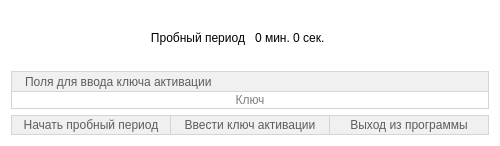
<?xml version="1.0" encoding="UTF-8"?>
<ui version="4.0">
 <class>Form</class>
 <widget class="QWidget" name="Form">
  <property name="geometry">
   <rect>
    <x>0</x>
    <y>0</y>
    <width>500</width>
    <height>146</height>
   </rect>
  </property>
  <property name="sizePolicy">
   <sizepolicy hsizetype="Maximum" vsizetype="Maximum">
    <horstretch>0</horstretch>
    <verstretch>0</verstretch>
   </sizepolicy>
  </property>
  <property name="minimumSize">
   <size>
    <width>500</width>
    <height>146</height>
   </size>
  </property>
  <property name="maximumSize">
   <size>
    <width>500</width>
    <height>146</height>
   </size>
  </property>
  <property name="windowTitle">
   <string>Form</string>
  </property>
  <property name="styleSheet">
   <string notr="true">background-color: rgb(255, 255, 255);</string>
  </property>
  <layout class="QVBoxLayout" name="verticalLayout_2">
   <item>
    <spacer name="verticalSpacer">
     <property name="orientation">
      <enum>Qt::Vertical</enum>
     </property>
     <property name="sizeHint" stdset="0">
      <size>
       <width>20</width>
       <height>40</height>
      </size>
     </property>
    </spacer>
   </item>
   <item>
    <widget class="QWidget" name="widgetTime" native="true">
     <property name="styleSheet">
      <string notr="true">QWidget {
font: 25 16pt &quot;Segoe UI&quot;;
}</string>
     </property>
     <layout class="QHBoxLayout" name="horizontalLayout">
      <property name="spacing">
       <number>10</number>
      </property>
      <property name="leftMargin">
       <number>0</number>
      </property>
      <property name="topMargin">
       <number>0</number>
      </property>
      <property name="rightMargin">
       <number>0</number>
      </property>
      <property name="bottomMargin">
       <number>0</number>
      </property>
      <item>
       <widget class="QLabel" name="label_2">
        <property name="styleSheet">
         <string notr="true"/>
        </property>
        <property name="text">
         <string>Пробный период</string>
        </property>
        <property name="alignment">
         <set>Qt::AlignRight|Qt::AlignTrailing|Qt::AlignVCenter</set>
        </property>
       </widget>
      </item>
      <item>
       <widget class="QLabel" name="label_time">
        <property name="styleSheet">
         <string notr="true"/>
        </property>
        <property name="text">
         <string>0 мин. 0 сек.</string>
        </property>
       </widget>
      </item>
     </layout>
    </widget>
   </item>
   <item>
    <spacer name="verticalSpacer_2">
     <property name="orientation">
      <enum>Qt::Vertical</enum>
     </property>
     <property name="sizeHint" stdset="0">
      <size>
       <width>20</width>
       <height>40</height>
      </size>
     </property>
    </spacer>
   </item>
   <item>
    <widget class="QWidget" name="widgetKey" native="true">
     <property name="styleSheet">
      <string notr="true">QWidget {
border-style: solid;
border-color:  rgb(213, 213, 213)
}</string>
     </property>
     <layout class="QVBoxLayout" name="verticalLayout">
      <property name="spacing">
       <number>0</number>
      </property>
      <property name="leftMargin">
       <number>0</number>
      </property>
      <property name="topMargin">
       <number>0</number>
      </property>
      <property name="rightMargin">
       <number>0</number>
      </property>
      <property name="bottomMargin">
       <number>0</number>
      </property>
      <item>
       <widget class="QLabel" name="label_3">
        <property name="sizePolicy">
         <sizepolicy hsizetype="Preferred" vsizetype="Fixed">
          <horstretch>0</horstretch>
          <verstretch>0</verstretch>
         </sizepolicy>
        </property>
        <property name="minimumSize">
         <size>
          <width>0</width>
          <height>20</height>
         </size>
        </property>
        <property name="styleSheet">
         <string notr="true">QLabel {
background-color: rgb(240, 240, 240);
border-top-width: 1;
border-left-width: 1;
border-right-width: 1;
color: rgb(93, 93, 93);
padding-left: 10px;
}</string>
        </property>
        <property name="text">
         <string>Поля для ввода ключа активации</string>
        </property>
       </widget>
      </item>
      <item>
       <widget class="QLineEdit" name="lineEditKey">
        <property name="styleSheet">
         <string notr="true">QLineEdit {
	border-top-width: 1;
	border-bottom-width: 1;
	border-left-width: 1;
	border-right-width: 1;
	font: 25 16pt &quot;Segoe UI&quot;;
}</string>
        </property>
        <property name="inputMask">
         <string/>
        </property>
        <property name="text">
         <string/>
        </property>
        <property name="maxLength">
         <number>32767</number>
        </property>
        <property name="frame">
         <bool>true</bool>
        </property>
        <property name="echoMode">
         <enum>QLineEdit::Normal</enum>
        </property>
        <property name="alignment">
         <set>Qt::AlignCenter</set>
        </property>
        <property name="placeholderText">
         <string>Ключ</string>
        </property>
       </widget>
      </item>
     </layout>
    </widget>
   </item>
   <item>
    <widget class="QWidget" name="" native="true">
     <property name="minimumSize">
      <size>
       <width>0</width>
       <height>20</height>
      </size>
     </property>
     <property name="maximumSize">
      <size>
       <width>16777215</width>
       <height>20</height>
      </size>
     </property>
     <property name="styleSheet">
      <string notr="true">QWidget {
border-style: solid;
border-color:  rgb(213, 213, 213)
}</string>
     </property>
     <layout class="QHBoxLayout" name="horizontalLayout_2">
      <property name="spacing">
       <number>0</number>
      </property>
      <property name="leftMargin">
       <number>0</number>
      </property>
      <property name="topMargin">
       <number>0</number>
      </property>
      <property name="rightMargin">
       <number>0</number>
      </property>
      <property name="bottomMargin">
       <number>0</number>
      </property>
      <item>
       <widget class="QPushButton" name="pushFree">
        <property name="sizePolicy">
         <sizepolicy hsizetype="Minimum" vsizetype="Expanding">
          <horstretch>0</horstretch>
          <verstretch>0</verstretch>
         </sizepolicy>
        </property>
        <property name="styleSheet">
         <string notr="true">QPushButton {
background-color: rgb(240, 240, 240);
border-top-width: 1;
border-bottom-width: 1;
border-left-width: 1;
color: rgb(93, 93, 93)
}
QPushButton:hover {
background-color: rgb(220, 220, 220);
color: rgb(0, 0, 0);
}
QPushButton:pressed {
background-color: rgb(93, 93, 93);
color: rgb(240, 240, 240);
}</string>
        </property>
        <property name="text">
         <string>Начать пробный период</string>
        </property>
       </widget>
      </item>
      <item>
       <widget class="QPushButton" name="pushKey">
        <property name="sizePolicy">
         <sizepolicy hsizetype="Minimum" vsizetype="Expanding">
          <horstretch>0</horstretch>
          <verstretch>0</verstretch>
         </sizepolicy>
        </property>
        <property name="styleSheet">
         <string notr="true">QPushButton {
background-color: rgb(240, 240, 240);
border-top-width: 1;
border-bottom-width: 1;
border-left-width: 1;
border-right-width: 1;
color: rgb(93, 93, 93)
}
QPushButton:hover {
background-color: rgb(220, 220, 220);
color: rgb(0, 0, 0);
}
QPushButton:pressed {
background-color: rgb(93, 93, 93);
color: rgb(240, 240, 240);
}</string>
        </property>
        <property name="text">
         <string>Ввести ключ активации</string>
        </property>
       </widget>
      </item>
      <item>
       <widget class="QPushButton" name="pushExit">
        <property name="sizePolicy">
         <sizepolicy hsizetype="Minimum" vsizetype="Expanding">
          <horstretch>0</horstretch>
          <verstretch>0</verstretch>
         </sizepolicy>
        </property>
        <property name="styleSheet">
         <string notr="true">QPushButton {
background-color: rgb(240, 240, 240);
border-top-width: 1;
border-bottom-width: 1;
border-right-width: 1;
color: rgb(93, 93, 93)
}
QPushButton:hover {
background-color: rgb(220, 220, 220);
color: rgb(0, 0, 0);
}
QPushButton:pressed {
background-color: rgb(93, 93, 93);
color: rgb(240, 240, 240);
}</string>
        </property>
        <property name="text">
         <string>Выход из программы</string>
        </property>
       </widget>
      </item>
     </layout>
    </widget>
   </item>
  </layout>
 </widget>
 <resources/>
 <connections/>
</ui>
